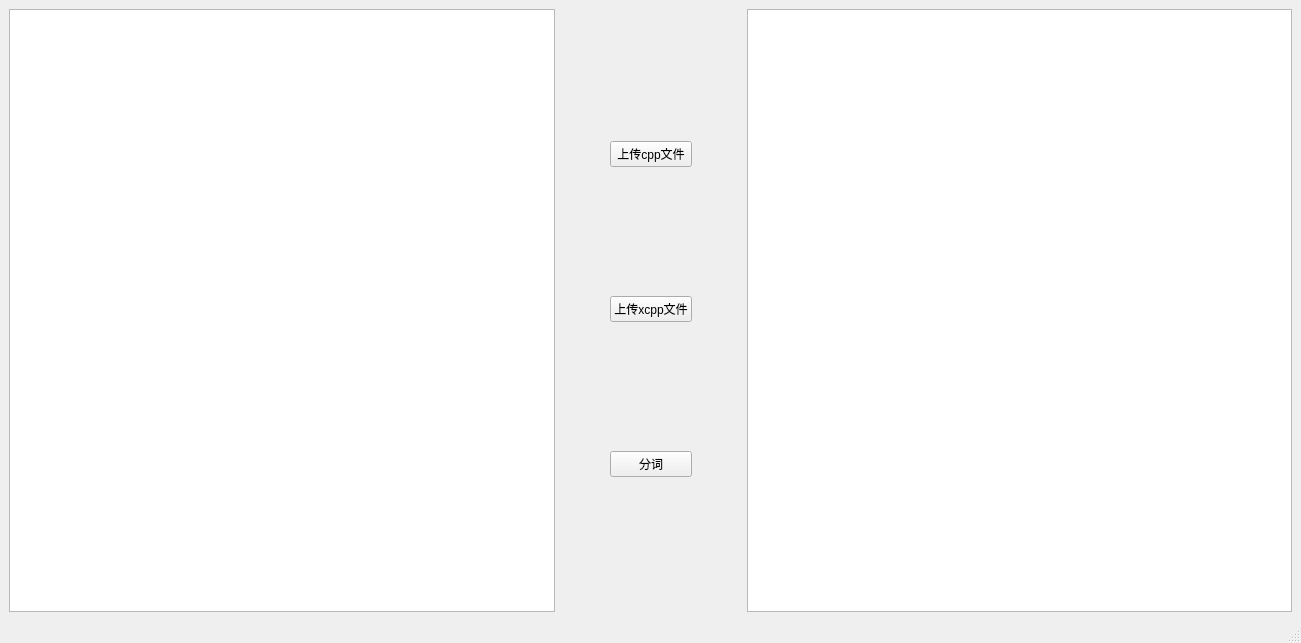
<?xml version="1.0" encoding="UTF-8"?>
<ui version="4.0">
 <class>LexerWindow</class>
 <widget class="QMainWindow" name="LexerWindow">
  <property name="geometry">
   <rect>
    <x>0</x>
    <y>0</y>
    <width>1301</width>
    <height>643</height>
   </rect>
  </property>
  <property name="windowTitle">
   <string>LexerWindow</string>
  </property>
  <widget class="QWidget" name="centralwidget">
   <layout class="QHBoxLayout" name="horizontalLayout">
    <item>
     <widget class="QTextBrowser" name="fileBrowser"/>
    </item>
    <item>
     <spacer name="horizontalSpacer">
      <property name="orientation">
       <enum>Qt::Horizontal</enum>
      </property>
      <property name="sizeType">
       <enum>QSizePolicy::Fixed</enum>
      </property>
      <property name="sizeHint" stdset="0">
       <size>
        <width>40</width>
        <height>20</height>
       </size>
      </property>
     </spacer>
    </item>
    <item>
     <widget class="QWidget" name="widget" native="true">
      <layout class="QVBoxLayout" name="verticalLayout">
       <item>
        <widget class="QPushButton" name="uploadButton">
         <property name="text">
          <string>上传cpp文件</string>
         </property>
        </widget>
       </item>
       <item>
        <widget class="QPushButton" name="xPushButton">
         <property name="text">
          <string>上传xcpp文件</string>
         </property>
        </widget>
       </item>
       <item>
        <widget class="QPushButton" name="pushButton">
         <property name="text">
          <string>分词</string>
         </property>
        </widget>
       </item>
      </layout>
     </widget>
    </item>
    <item>
     <spacer name="horizontalSpacer_2">
      <property name="orientation">
       <enum>Qt::Horizontal</enum>
      </property>
      <property name="sizeType">
       <enum>QSizePolicy::Fixed</enum>
      </property>
      <property name="sizeHint" stdset="0">
       <size>
        <width>40</width>
        <height>20</height>
       </size>
      </property>
     </spacer>
    </item>
    <item>
     <widget class="QTableWidget" name="tableWidget"/>
    </item>
   </layout>
  </widget>
  <widget class="QMenuBar" name="menubar">
   <property name="geometry">
    <rect>
     <x>0</x>
     <y>0</y>
     <width>1301</width>
     <height>21</height>
    </rect>
   </property>
  </widget>
  <widget class="QStatusBar" name="statusbar"/>
 </widget>
 <resources/>
 <connections/>
</ui>
